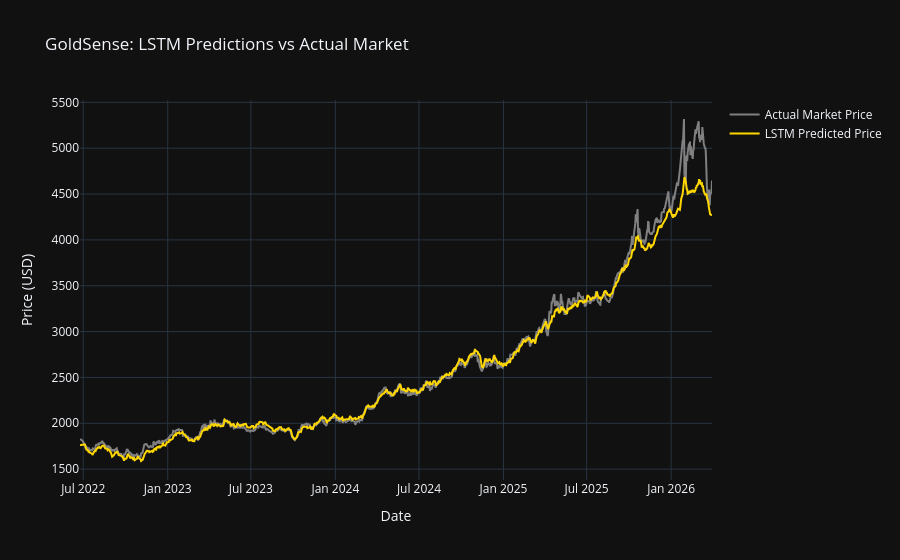
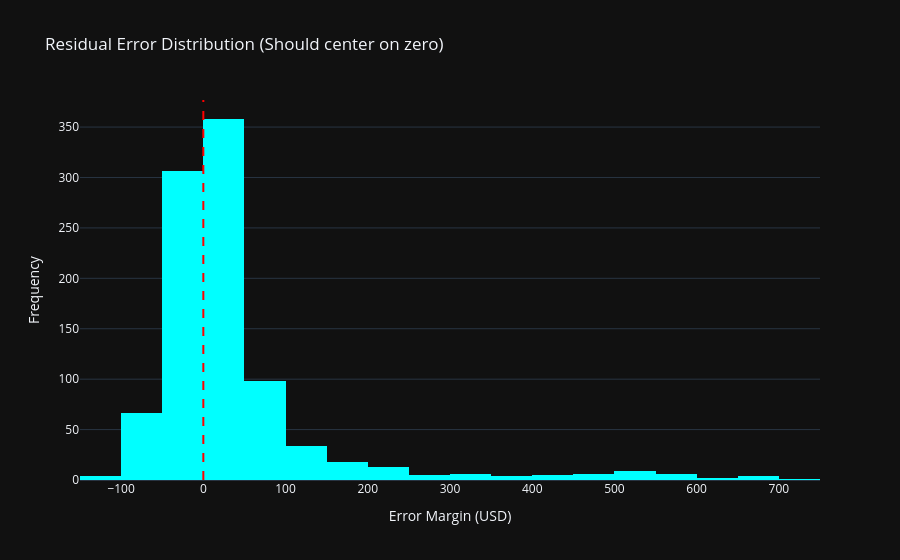
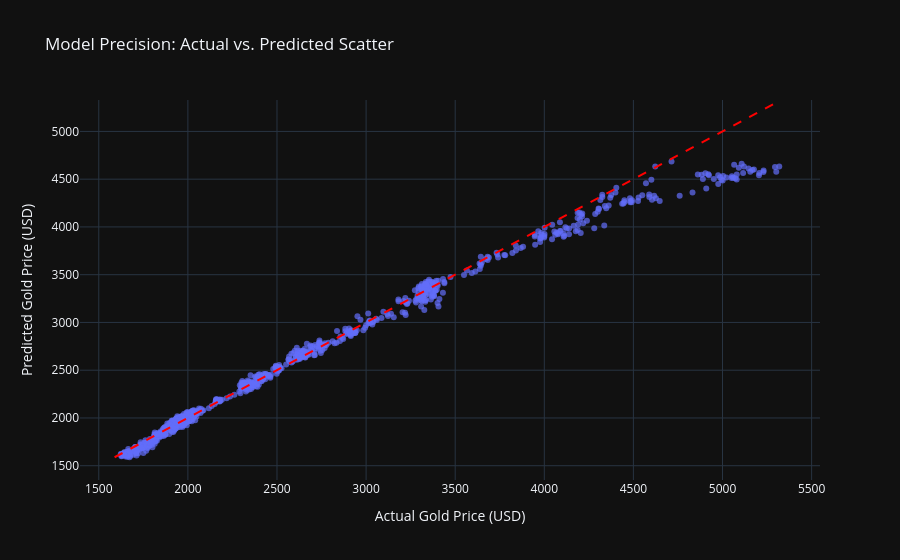

Here is the notebook cell these charts were saved with, in order:
### Markdown cell above
### Step 6: Interactive Dashboard Visualizations

### Code cell
dates_test = df.index[-len(y_test):] 

# 1. Actual vs Predicted Interactive Chart
fig_pred = go.Figure()
fig_pred.add_trace(go.Scatter(x=dates_test, y=actual_usd, mode='lines', name='Actual Market Price', line=dict(color='gray', width=2)))
fig_pred.add_trace(go.Scatter(x=dates_test, y=pred_usd, mode='lines', name='LSTM Predicted Price', line=dict(color='gold', width=2)))
fig_pred.update_layout(title='GoldSense: LSTM Predictions vs Actual Market', xaxis_title='Date', yaxis_title='Price (USD)', template='plotly_dark', hovermode='x unified')
fig_pred.show()

# 2. Residual Error Distribution
residuals = actual_usd - pred_usd
fig_res = px.histogram(x=residuals, nbins=40, title="Residual Error Distribution (Should center on zero)", template='plotly_dark', color_discrete_sequence=['cyan'])
fig_res.add_vline(x=0, line_dash="dash", line_color="red", line_width=2)
fig_res.update_layout(xaxis_title="Error Margin (USD)", yaxis_title="Frequency")
fig_res.show()


# 3. Actual vs. Predicted Accuracy Scatter Plot
fig_scatter = px.scatter(x=actual_usd, y=pred_usd, 
                         title="Model Precision: Actual vs. Predicted Scatter",
                         labels={'x': 'Actual Gold Price (USD)', 'y': 'Predicted Gold Price (USD)'},
                         template='plotly_dark', opacity=0.7)

# Add the perfect prediction line (y = x)
min_val = min(min(actual_usd), min(pred_usd))
max_val = max(max(actual_usd), max(pred_usd))
fig_scatter.add_shape(type="line", x0=min_val, y0=min_val, x1=max_val, y1=max_val, 
                      line=dict(color="red", dash="dash"))

fig_scatter.show()

# Save the final processed dataframe so Streamlit doesn't have to recalculate historical engineering
df.to_csv('goldsense_processed.csv')
print("✅ Project complete. 'goldsense_processed.csv' generated for Streamlit UI.")

### Figure 1 — Plotly figure (JSON) as saved in the notebook; plotly's stock layout.template omitted (floating-point values rounded to 4 significant figures; data arrays with more than 128 entries replaced by an {"elided": "..."} marker saying what was removed)
{"data": [{"line": {"color": "gray", "width": 2}, "mode": "lines", "name": "Actual Market Price", "type": "scatter", "x": {"elided": "945 str values"}, "y": {"elided": "945 float values"}}, {"line": {"color": "gold", "width": 2}, "mode": "lines", "name": "LSTM Predicted Price", "type": "scatter", "x": {"elided": "945 str values"}, "y": {"elided": "945 float values"}}], "layout": {"hovermode": "x unified", "title": {"text": "GoldSense: LSTM Predictions vs Actual Market"}, "xaxis": {"title": {"text": "Date"}}, "yaxis": {"title": {"text": "Price (USD)"}}}}

### Figure 2 — Plotly figure (JSON) as saved in the notebook; plotly's stock layout.template omitted (floating-point values rounded to 4 significant figures; data arrays with more than 128 entries replaced by an {"elided": "..."} marker saying what was removed)
{"data": [{"bingroup": "x", "hovertemplate": "x=%{x}<br>count=%{y}<extra></extra>", "legendgroup": "", "marker": {"color": "cyan", "pattern": {"shape": ""}}, "name": "", "nbinsx": 40, "orientation": "v", "showlegend": false, "type": "histogram", "x": {"elided": "945 float values"}, "xaxis": "x", "yaxis": "y"}], "layout": {"barmode": "relative", "legend": {"tracegroupgap": 0}, "shapes": [{"line": {"color": "red", "dash": "dash", "width": 2}, "type": "line", "x0": 0, "x1": 0, "xref": "x", "y0": 0, "y1": 1, "yref": "y domain"}], "title": {"text": "Residual Error Distribution (Should center on zero)"}, "xaxis": {"anchor": "y", "domain": [0, 1], "title": {"text": "Error Margin (USD)"}}, "yaxis": {"anchor": "x", "domain": [0, 1], "title": {"text": "Frequency"}}}}

### Figure 3 — Plotly figure (JSON) as saved in the notebook; plotly's stock layout.template omitted (floating-point values rounded to 4 significant figures; data arrays with more than 128 entries replaced by an {"elided": "..."} marker saying what was removed)
{"data": [{"hovertemplate": "Actual Gold Price (USD)=%{x}<br>Predicted Gold Price (USD)=%{y}<extra></extra>", "legendgroup": "", "marker": {"color": "#636efa", "opacity": 0.7, "symbol": "circle"}, "mode": "markers", "name": "", "orientation": "v", "showlegend": false, "type": "scatter", "x": {"elided": "945 float values"}, "xaxis": "x", "y": {"elided": "945 float values"}, "yaxis": "y"}], "layout": {"legend": {"tracegroupgap": 0}, "shapes": [{"line": {"color": "red", "dash": "dash"}, "type": "line", "x0": 1589.0, "x1": 5318.0, "y0": 1589.0, "y1": 5318.0}], "title": {"text": "Model Precision: Actual vs. Predicted Scatter"}, "xaxis": {"anchor": "y", "domain": [0, 1], "title": {"text": "Actual Gold Price (USD)"}}, "yaxis": {"anchor": "x", "domain": [0, 1], "title": {"text": "Predicted Gold Price (USD)"}}}}
